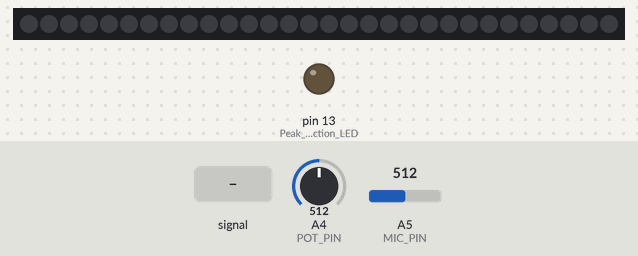
The sketch below on a simulated Arduino Nano, built with avr-gcc and run on an emulated ATmega328P. On the bench: 30 RGB LEDs in strip order, left to right, output pins drawn as LEDs (lit = HIGH). The test bench sets the inputs (shaded band); at power-on: A5 (MIC_PIN) = 512, A4 (POT_PIN) = 512. Dim RGB values are drawn brighter than linear; random numbers use the default seed unless the sketch sets one; what the sketch prints to the serial monitor is not drawn.

Above: at 1.2 s.
1.3 s: A5 (MIC_PIN) fed a 1000 Hz sine of ±255 counts around its level
At 1.75 s:
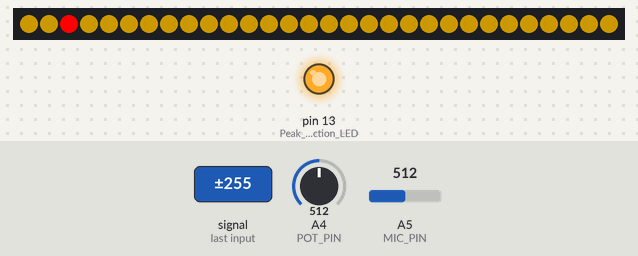
3.7 s: A5 (MIC_PIN) set to 0
At 3.85 s:
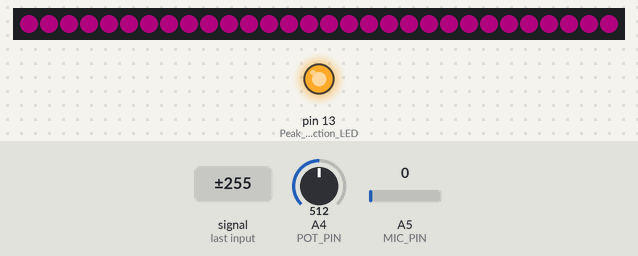
5.6 s: A5 (MIC_PIN) set to 26
At 6.9 s:
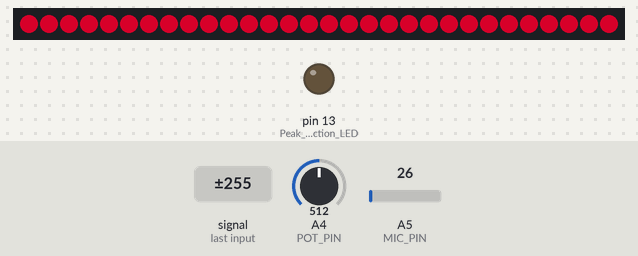
7.2 s: A5 (MIC_PIN) set to 6
Timing chart, 0 to 9.8 s (numbered marks = the images above; inputs shaded):
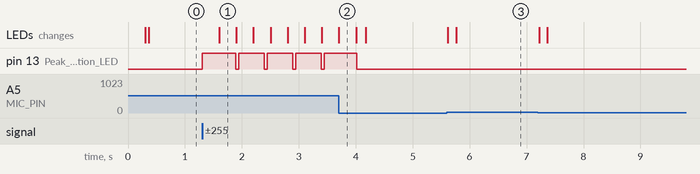

The sketch:

soundmems_peak_ripple.ino
```cpp
/* soundmems_peak_ripple

By: Andrew Tuline

Date: August, 2015

Basic code to read from the Sparkfun INMP401 microphone and display CHSV output.

Does some simple peak detection based on a number of samples. Peaks then trigger a ripple.

A 10K potentiometer is used to adjust peak detection sensitivity.


My hardware setup:

Arduino Nano & Addressable LED strips
- Powered by USB power bank
- APA102 or WS2812 data connected to pin 12.
- APA102 clock connected to pin 11.
- 5V on APA102 or WS2812 connected to 5V on Nano (good for short strips).
- Gnd to Gnd on Nano.


Sparkfun MEMS microphone
- Vcc on microphone is connected to 3.3V on Nano.
- AREF on Nano connected to 3.3V on Nano.
- Mic out connected to A5.
- Gnd to Gnd on Nano.

10K linear potentiometer
- One end connected to 5V on Nano.
- One end connected to Gnd on Nano.
- Middle connected to A4 on Nano.


Note: If you are using a microphone powered by the 3.3V signal, such as the Sparkfun MEMS microphone, then connect 3.3V to the AREF pin.


*/

#define qsubd(x, b)  ((x>b)?wavebright:0)                     // A digital unsigned subtraction macro. if result <0, then => 0. Otherwise, take on fixed value.
#define qsuba(x, b)  ((x>b)?x-b:0)                            // Analog Unsigned subtraction macro. if result <0, then => 0

#include "FastLED.h"                                          // FastLED library.

#if FASTLED_VERSION < 3001000
#error "Requires FastLED 3.1 or later; check github for latest code."
#endif

// Fixed definitions cannot change on the fly.
#define LED_DT 12                                             // Data pin to connect to the strip.
#define LED_CK 11
#define COLOR_ORDER GRB                                       // It's GRB for WS2812B and BGR for APA102
#define LED_TYPE WS2812                                       // What kind of strip are you using (WS2801, WS2812B or APA102)?
#define NUM_LEDS 30                                           // Number of LED's.

struct CRGB leds[NUM_LEDS];                                   // Initialize our LED array.

#define MIC_PIN    5                                          // Analog port for microphone
#define DC_OFFSET  0                                          // DC offset in mic signal - if unusure, leave 0

#define POT_PIN    4


int max_bright = 255;

// Samples
#define NSAMPLES 64
unsigned int samplearray[NSAMPLES];
unsigned long samplesum = 0;
unsigned int sampleavg = 0;

int samplecount = 0;
unsigned int sample = 0;

unsigned long oldtime = 0;
unsigned long newtime = 0;


// Ripple variables
uint8_t colour;                                               // Ripple colour is randomized.
int center = 0;                                               // Center of the current ripple.
int step = -1;                                                // -1 is the initializing step.
uint8_t myfade = 255;                                         // Starting brightness.
#define maxsteps 16                                           // Case statement wouldn't allow a variable.
int peakspersec = 0;
int peakcount = 0;

uint8_t bgcol = 0;                                             // Background colour rotates.


void setup() {
  analogReference(EXTERNAL);                                  // 3.3V reference for analog input.
  pinMode(13, OUTPUT);                                        // Peak detection LED

  Serial.begin(57600);

  LEDS.addLeds<LED_TYPE, LED_DT, COLOR_ORDER>(leds, NUM_LEDS);      // Use this for WS2812B
//  LEDS.addLeds<LED_TYPE, LED_DT, LED_CK, COLOR_ORDER>(leds, NUM_LEDS);  // Use this for WS2801 or APA102

  FastLED.setBrightness(max_bright);
  set_max_power_in_volts_and_milliamps(5, 500);

  Serial.println("Start");
} // setup()


void loop() {

  EVERY_N_MILLISECONDS(1000) {
    peakspersec = peakcount;                                       // Count the peaks per second. This value will become the foreground hue.
    peakcount = 0;                                                 // Reset the counter every second.
  }

  soundmems();

  EVERY_N_MILLISECONDS(20) {
   ripple();
  }

   show_at_max_brightness_for_power();

} // loop()


void soundmems() {                                                  // Rolling average counter - means we don't have to go through an array each time.
  newtime = millis();
  int tmp = analogRead(MIC_PIN) - 512;
  sample = abs(tmp);

  int potin = map(analogRead(POT_PIN), 0, 1023, 0, 60);

  samplesum = samplesum + sample - samplearray[samplecount];        // Add the new sample and remove the oldest sample in the array
  sampleavg = samplesum / NSAMPLES;                                 // Get an average
  samplearray[samplecount] = sample;                                // Update oldest sample in the array with new sample
  samplecount = (samplecount + 1) % NSAMPLES;                       // Update the counter for the array

  if (newtime > (oldtime + 200)) digitalWrite(13, LOW);             // Turn the LED off 200ms after the last peak.

  if ((sample > (sampleavg + potin)) && (newtime > (oldtime + 60)) ) { // Check for a peak, which is 30 > the average, but wait at least 60ms for another.
    step = -1;
    peakcount++;
    digitalWrite(13, HIGH);
    oldtime = newtime;
  }
}  // soundmems()


void ripple() {
  for (int i = 0; i < NUM_LEDS; i++) leds[i] = CHSV(bgcol, 255, sampleavg*2);  // Set the background colour.

  switch (step) {

    case -1:                                                          // Initialize ripple variables.
      center = random(NUM_LEDS);
      colour = (peakspersec*10) % 255;                                             // More peaks/s = higher the hue colour.
      step = 0;
      bgcol = bgcol+8;
      break;

    case 0:
      leds[center] = CHSV(colour, 255, 255);                          // Display the first pixel of the ripple.
      step ++;
      break;

    case maxsteps:                                                    // At the end of the ripples.
      // step = -1;
      break;

    default:                                                             // Middle of the ripples.
      leds[(center + step + NUM_LEDS) % NUM_LEDS] += CHSV(colour, 255, myfade/step*2);       // Simple wrap from Marc Miller.
      leds[(center - step + NUM_LEDS) % NUM_LEDS] += CHSV(colour, 255, myfade/step*2);
      step ++;                                                         // Next step.
      break;
  } // switch step
} // ripple()
```

Measured:
- after the input at 1.3 s, pin 13 (Peak_detection_LED): LOW → HIGH at once, then repeats every 0.50 s: LOW 0.05 s, HIGH 0.45 s; the LEDs: change after 0.30 s (image 1)
- after the input at 5.6 s, the LEDs: first change at once (image 3 shows a later state)
